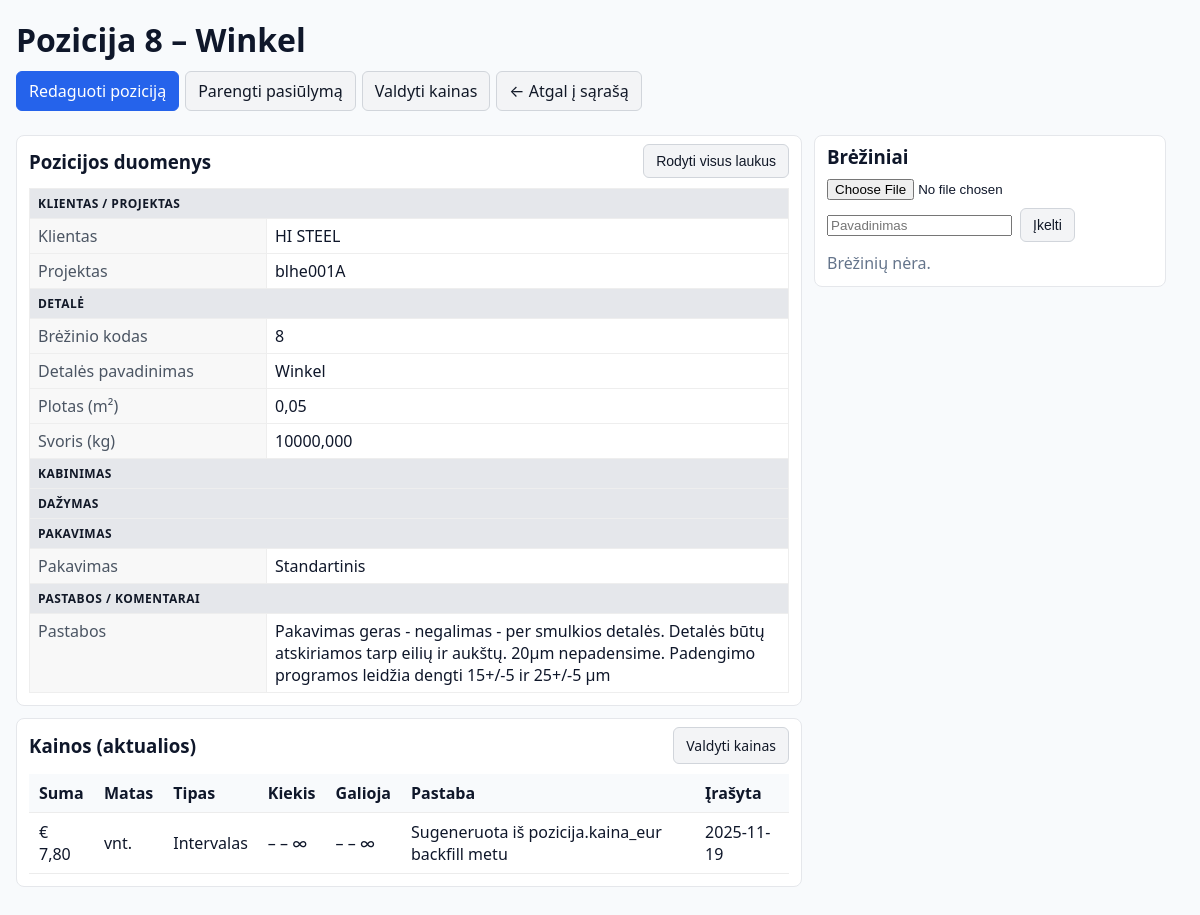
/pozicijos/35/, run on an earlier commit of the app's database.
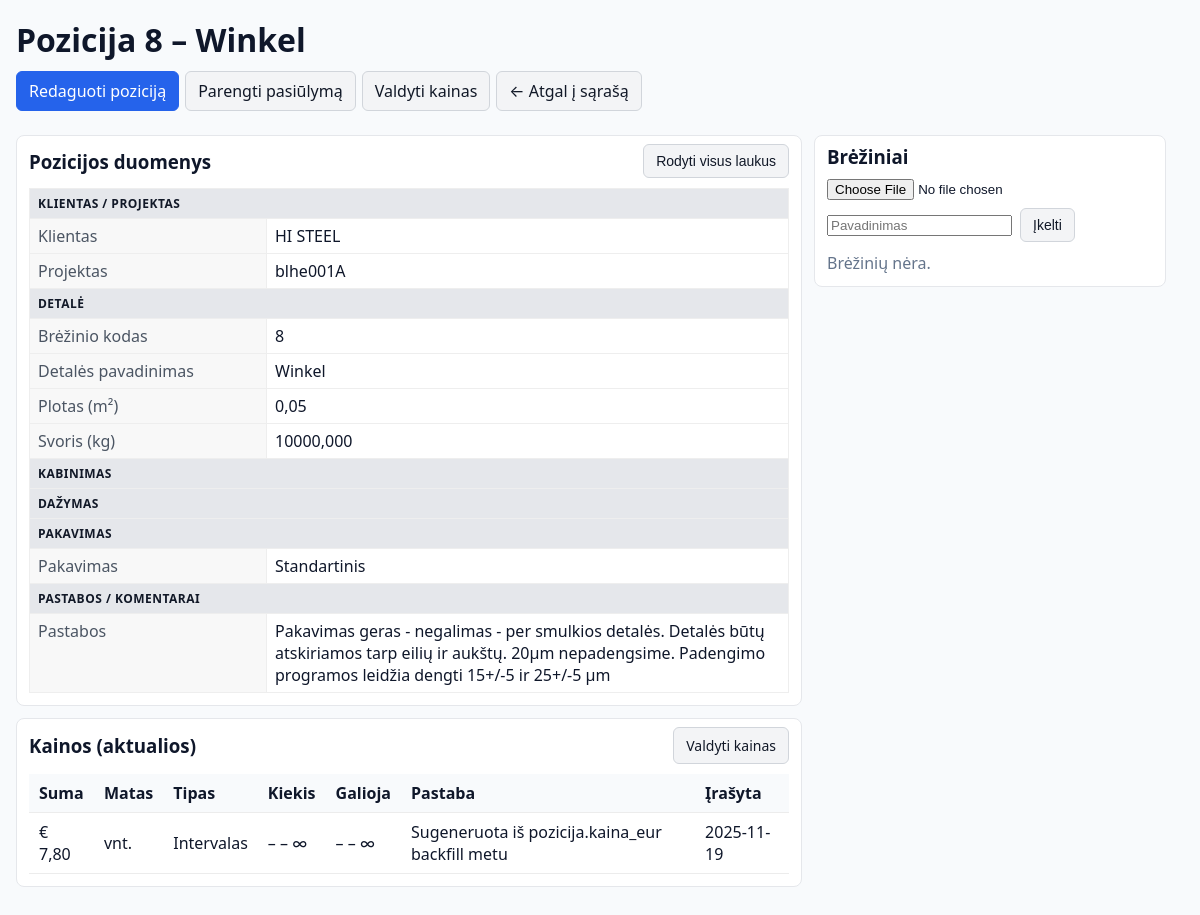
And on a later commit of the database.
### pozicijos/models.py (models this page shows, shortened)
class Pozicija(models.Model):
    klientas = models.CharField("Klientas", max_length=255, null=True, blank=True)
    projektas = models.CharField("Projektas", max_length=255, null=True, blank=True)
    poz_kodas = models.CharField("Kodas", max_length=100)
    poz_pavad = models.CharField("Pavadinimas", max_length=255)
    metalas = models.CharField("Metalas", max_length=120, null=True, blank=True)
    plotas = models.DecimalField("Plotas", max_digits=10, decimal_places=2, null=True, blank=True)
    svoris = models.DecimalField("Svoris", max_digits=10, decimal_places=3, null=True, blank=True)
    kabinimo_budas = models.CharField("Kabinimo būdas", max_length=120, null=True, blank=True)
    kabinimas_reme = models.CharField("Kabinimas rėme", max_length=120, null=True, blank=True)
    detaliu_kiekis_reme = models.IntegerField("Detalių kiekis rėme", null=True, blank=True)
    faktinis_kiekis_reme = models.IntegerField("Faktinis kiekis rėme", null=True, blank=True)
    paruosimas = models.CharField("Paruošimas", max_length=200, null=True, blank=True)
    padengimas = models.CharField("Padengimas", max_length=200, null=True, blank=True)
    padengimo_standartas = models.CharField("Padengimo standartas", max_length=200, null=True, blank=True)
    spalva = models.CharField("Spalva", max_length=120, null=True, blank=True)
    maskavimas = models.CharField("Maskavimas", max_length=200, null=True, blank=True)
    atlikimo_terminas = models.DateField("Atlikimo terminas", null=True, blank=True)
    testai_kokybe = models.CharField("Testai / kokybė", max_length=255, null=True, blank=True)
    pakavimas = models.CharField("Pakavimas", max_length=255, null=True, blank=True)
    instrukcija = models.TextField("Instrukcija", null=True, blank=True)
    pakavimo_dienos_norma = models.CharField("Pakavimo dienos norma", max_length=120, null=True, blank=True)
    pak_po_ktl = models.CharField("Pakavimas po KTL", max_length=255, null=True, blank=True)
    pak_po_milt = models.CharField("Pakavimas po miltelinio", max_length=255, null=True, blank=True)
    kaina_eur = models.DecimalField("Dabartinė kaina (EUR)", max_digits=12, decimal_places=2, null=True, blank=True)
    pastabos = models.TextField("Pastabos", null=True, blank=True)
    created = models.DateTimeField("Sukurta", auto_now_add=True, null=True, blank=True)
    updated = models.DateTimeField("Atnaujinta", auto_now=True, null=True, blank=True)
    class Meta:
        ordering = ["-created", "-id"]
        verbose_name = "Pozicija"
        verbose_name_plural = "Pozicijos"
    def aktualios_kainos(self, matas: str | None = None, as_of=None):
        as_of = (as_of or timezone.now().date())
        qs = self.kainu_eilutes.filter(
            busena="aktuali"
        ).filter(
            Q(galioja_nuo__isnull=True) | Q(galioja_nuo__lte=as_of)
        ).filter(
            Q(galioja_iki__isnull=True) | Q(galioja_iki__gte=as_of)
        )
        if matas:
            qs = qs.filter(matas=matas)
        return qs.order_by("yra_fiksuota", "kiekis_nuo", "fiksuotas_kiekis", "prioritetas", "-created")

### pozicijos/views.py (the view)
# urls.py: path("<int:pk>/", views.pozicija_detail, name="detail"),
def pozicija_detail(request, pk):
    poz = get_object_or_404(Pozicija, pk=pk)
    kainos_akt = poz.aktualios_kainos()
    context = {
        "pozicija": poz,
        "columns_schema": COLUMNS,   # kad detail‘e eitume per visą schemą
        "kainos_akt": kainos_akt,    # lentelė „Kainos (aktualios)“
    }
    return render(request, "pozicijos/detail.html", context)

### pozicijos/templates/pozicijos/detail.html (shortened to what the changed rows need)
{% extends "base.html" %}
{% load attr %}
{% block content %}
<h1 class="page-title">Pozicija {{ pozicija.poz_kodas }} – {{ pozicija.poz_pavad }}</h1>
<div class="actions">
  <a href="{% url 'pozicijos:edit' pozicija.pk %}" class="btn">Redaguoti poziciją</a>
  <a href="{% url 'pozicijos:proposal_prepare' pozicija.pk %}" class="btn btn-secondary">Parengti pasiūlymą</a>
  <a href="{% url 'pozicijos:kainos_list' pozicija.pk %}" class="btn btn-secondary">Valdyti kainas</a>
  <a href="{% url 'pozicijos:list' %}" class="btn btn-secondary">← Atgal į sąrašą</a>
</div>
<div class="two-col">
  <section class="col-left">
    <div class="box">
      <table class="detail-table">
        <tbody>
          <tr class="detail-group">
            <th colspan="2">Klientas / projektas</th>
          </tr>
          <tr class="detail-row{% if not pozicija.klientas %} row-empty{% endif %}">
            <th>Klientas</th>
            <td>
              {% if pozicija.klientas %}
                {{ pozicija.klientas }}
              {% else %}
                <span class="value-empty">—</span>
              {% endif %}
            </td>
          </tr>
          <tr class="detail-row{% if not pozicija.projektas %} row-empty{% endif %}">
            <th>Projektas</th>
            <td>
              {% if pozicija.projektas %}
                {{ pozicija.projektas }}
              {% else %}
                <span class="value-empty">—</span>
              {% endif %}
            </td>
          </tr>
          <tr class="detail-group">
            <th colspan="2">Detalė</th>
          </tr>
          <tr class="detail-row{% if not pozicija.poz_kodas %} row-empty{% endif %}">
            <th>Brėžinio kodas</th>
            <td>
              {% if pozicija.poz_kodas %}
                {{ pozicija.poz_kodas }}
              {% else %}
                <span class="value-empty">—</span>
              {% endif %}
            </td>
          </tr>
          <tr class="detail-row{% if not pozicija.poz_pavad %} row-empty{% endif %}">
            <th>Detalės pavadinimas</th>
            <td>
              {% if pozicija.poz_pavad %}
                {{ pozicija.poz_pavad }}
              {% else %}
                <span class="value-empty">—</span>
              {% endif %}
            </td>
          </tr>
          <tr class="detail-row{% if not pozicija.plotas %} row-empty{% endif %}">
            <th>Plotas (m²)</th>
            <td>
              {% if pozicija.plotas %}
                {{ pozicija.plotas }}
              {% else %}
                <span class="value-empty">—</span>
              {% endif %}
            </td>
          </tr>
          <tr class="detail-row{% if not pozicija.svoris %} row-empty{% endif %}">
            <th>Svoris (kg)</th>
            <td>
              {% if pozicija.svoris %}
                {{ pozicija.svoris }}
              {% else %}
                <span class="value-empty">—</span>
              {% endif %}
            </td>
          </tr>
          <tr class="detail-group">
            <th colspan="2">Kabinimas</th>
          </tr>
          <tr class="detail-group">
            <th colspan="2">Dažymas</th>
          </tr>
          <tr class="detail-group">
            <th colspan="2">Pakavimas</th>
          </tr>
          <tr class="detail-row{% if not pozicija.pakavimas %} row-empty{% endif %}">
            <th>Pakavimas</th>
            <td>
              {% if pozicija.pakavimas %}
                {{ pozicija.pakavimas }}
              {% else %}
                <span class="value-empty">—</span>
              {% endif %}
            </td>
          </tr>
          <tr class="detail-group">
            <th colspan="2">Pastabos / komentarai</th>
          </tr>
          <tr class="detail-row{% if not pozicija.pastabos %} row-empty{% endif %}">
            <th>Pastabos</th>
            <td>
              {% if pozicija.pastabos %}
                <div class="notes-multiline">{{ pozicija.pastabos|linebreaksbr }}</div>
              {% else %}
                <span class="value-empty">—</span>
              {% endif %}
            </td>
          </tr>
        </tbody>
      </table>
    </div>
    <div class="box">
      {% if kainos_akt %}
        <div class="table-wrap">
          <table class="table zebra">
            <thead>
              <tr>
                <th>Suma</th>
                <th>Matas</th>
                <th>Tipas</th>
                <th>Kiekis</th>
                <th>Galioja</th>
                <th>Pastaba</th>
                <th>Įrašyta</th>
              </tr>
            </thead>
          </table>
        </div>
      {% else %}
        <p class="muted">Nėra pažymėtų „aktuali“ kainų.</p>
      {% endif %}
    </div>
  </section>
  <section class="col-right">
  </section>
</div>
{% endblock %}

What changed in the data, as far as the page shows it:
changed Pozicija "Winkel": pastabos "…eilių ir aukštų. 20µm nepadensime. Padengimo programos leidžia dengti…" → "…eilių ir aukštų. 20µm nepadengsime. Padengimo programos leidžia dengti…"
